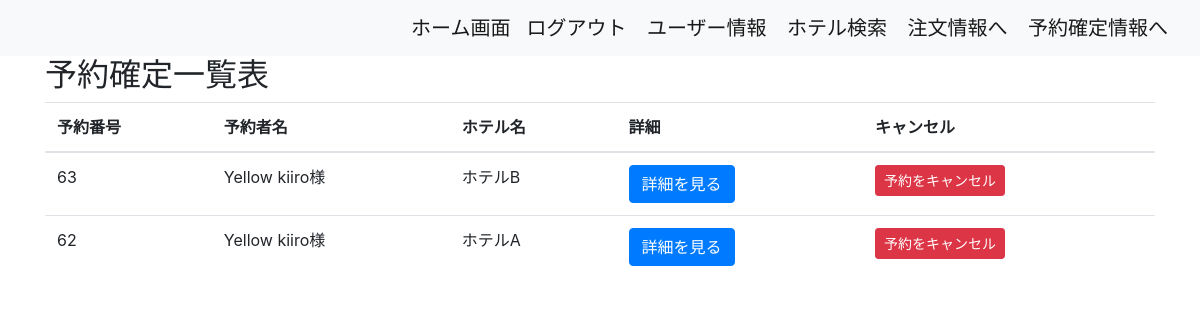
Screenshot of /hotel/order_success_list/ (signed in) with the database file from the repository.
### hotel/models.py (models this page shows, shortened)
class Orders(models.Model):
    total_price = models.DecimalField(max_digits=10, decimal_places=2)
    kupon_amount = models.DecimalField(max_digits=10, decimal_places=2, default=0)
    discounted_price = models.DecimalField(max_digits=10, decimal_places=2)
    created_at = models.DateTimeField(default=timezone.now)
    address = models.ForeignKey(
        UserAddresses,
        on_delete=models.SET_NULL,
        blank=True,
        null=True,
        related_name='orders'
    )
    user = models.ForeignKey(
        Users,
        on_delete=models.SET_NULL,
        blank=True,
        null=True,
        related_name='orders'
    )
    status = models.CharField(max_length=20, default='pending')
    objects = OrdersManager()
    class Meta:
        db_table = 'orders'

class OrderItems(models.Model):
    quantity = models.PositiveIntegerField()
    product = models.ForeignKey(
        PlanName,
        on_delete=models.SET_NULL,
        blank=True,
        null=True,
    )
    order = models.ForeignKey(
        Orders, on_delete=models.CASCADE, related_name='orderitems_set'
    )
    checkin = models.DateField(null=True, blank=True)
    checkout = models.DateField(null=True, blank=True)
    last_name = models.CharField(max_length=100, blank=True)
    first_name = models.CharField(max_length=100, blank=True)
    zip_code = models.CharField(max_length=20, blank=True)
    address = models.CharField(max_length=200, blank=True)
    phone_number = models.CharField(max_length=20, blank=True)
    objects = OrderItemsManager()
    class Meta:
        db_table = 'order_items'
        unique_together = [['product', 'order']]

class PlanName(models.Model):
    name = models.CharField(max_length=1000)
    people = models.IntegerField()
    room_type = models.CharField(max_length=1000)
    price = models.DecimalField(max_digits=5, decimal_places=0)
    hotel = models.ForeignKey(HotelName, on_delete=models.CASCADE, default=1)
    stock = models.PositiveIntegerField(default=0)
    order = models.IntegerField(default=0)
    checkin = models.DateField(null=True, blank=True)
    checkout = models.DateField(null=True, blank=True)
    kupon = models.IntegerField(default=0)
    plan_id = models.IntegerField(default=0)
    objects = PlanNameManager()
    class Meta:
        db_table = 'plan_name'
        ordering = ['order']

class HotelName(models.Model):
    name = models.CharField(max_length=1000)
    order = models.IntegerField(default=0)
    class Meta:
        db_table = 'hotel_name'
        ordering = ['order']

### hotel/views.py (the view)
# urls.py: path('order_success_list/', OrdersListView.as_view(), name='order_success_list'),
class OrdersListView(LoginRequiredMixin, ListView):
    model = Orders
    template_name = 'hotel/order_success_list.html'
    context_object_name = 'orders'
    paginate_by = 10
    def get_queryset(self):
        return Orders.objects.filter(user=self.request.user).prefetch_related('orderitems_set').order_by('-created_at')
    def get_context_data(self, **kwargs):
        context = super().get_context_data(**kwargs)
        orders = context['orders']
        for order in orders:
            order.first_item = order.orderitems_set.first()
            if order.first_item:
                logger.info(f"Order {order.id} first item: {order.first_item.last_name} {order.first_item.first_name}")
            else:
                logger.warning(f"No items found for order {order.id}")
        return context

### templates/hotel/order_success_list.html (shortened to what this page needs)
{% extends 'base.html' %}
{% block content %}
<div class="container">
    <h2>予約確定一覧表</h2>
    <table class="table">
        <thead>
            <tr>
                <th>予約番号</th>
                <th>予約者名</th>
                <th>ホテル名</th>
                <th>詳細</th>
                <th>キャンセル</th>
            </tr>
        </thead>
        <tbody>
            {% for order in orders %}
                <tr>
                    <td>{{ order.id }}</td>
                    <td>{% if order.first_item %}
                            {{ order.first_item.last_name}} {{ order.first_item.first_name }}様
                        {% else %}
                            情報なし
                        {% endif %}
                    </td>
                    <td>
                        {% if order.first_item %}
                            {{ order.orderitems_set.first.product.hotel.name|default:"不明" }}
                        {% else %}
                            不明
                        {% endif %}
                    </td>
                    <td>
                    <a href="{% url 'hotel:order_success_info' pk=order.id %}" class="btn btn-primary">詳細を見る</a>
                    </td>
                    <td>
                    <a href="{% url 'hotel:delete_order' pk=order.id %}"; class="btn btn-danger btn-sm">予約をキャンセル</a>
                    </td>
                </tr>
            {% empty %}
            <tr>
                <td colspan="6">予約がありません。</td>
            </tr>
            {% endfor %}
        </tbody>
    </table>
</div>
{% endblock %}

### rows the page displays
Orders: id "63", first_item.last_name "Yellow", first_item.first_name "kiiro", orderitems_set.first.product.hotel.name "ホテルB"
Orders: id "62", first_item.last_name "Yellow", first_item.first_name "kiiro", orderitems_set.first.product.hotel.name "ホテルA"
